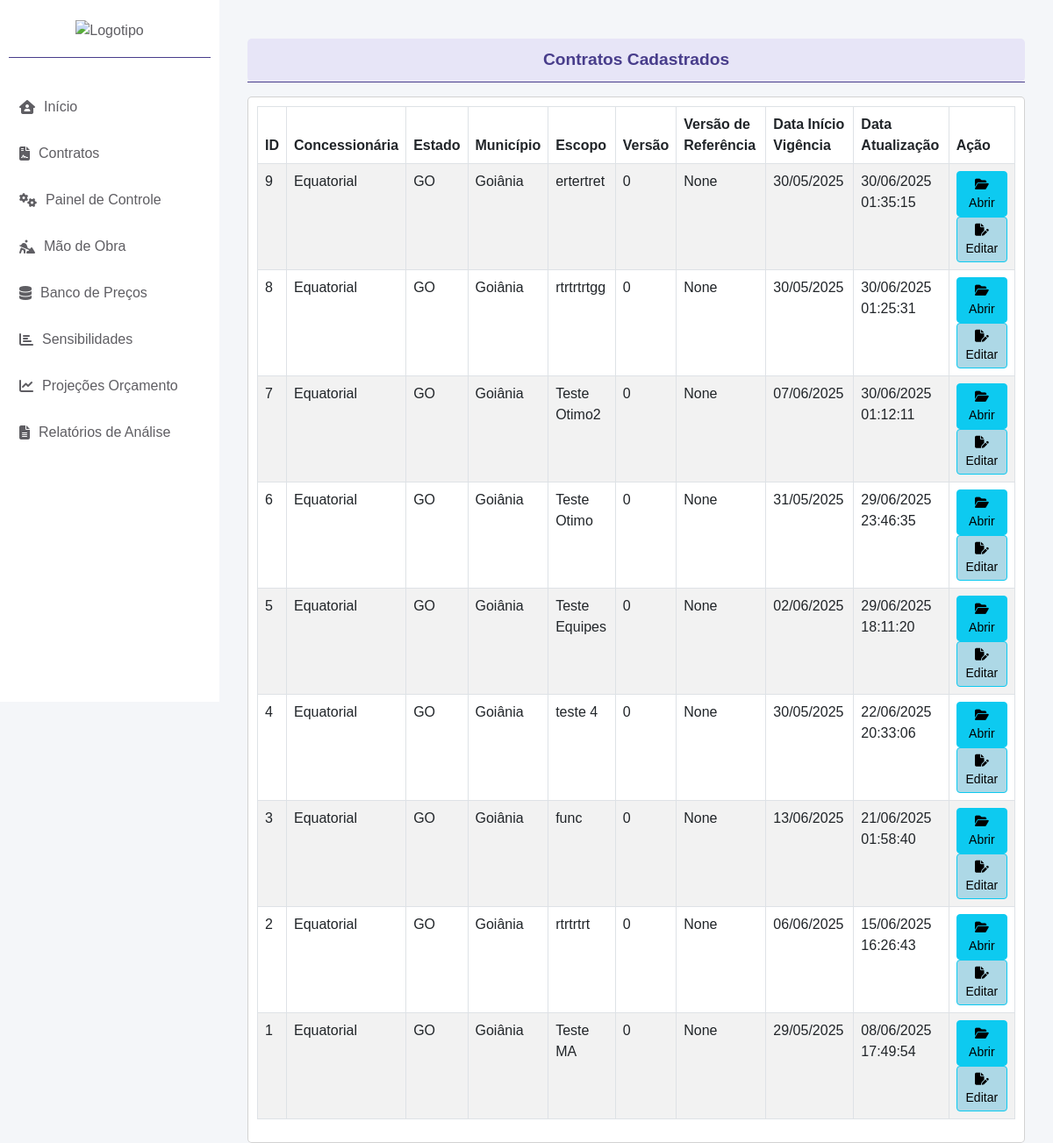
The app's page /cad_contrato/abrir/, older data.
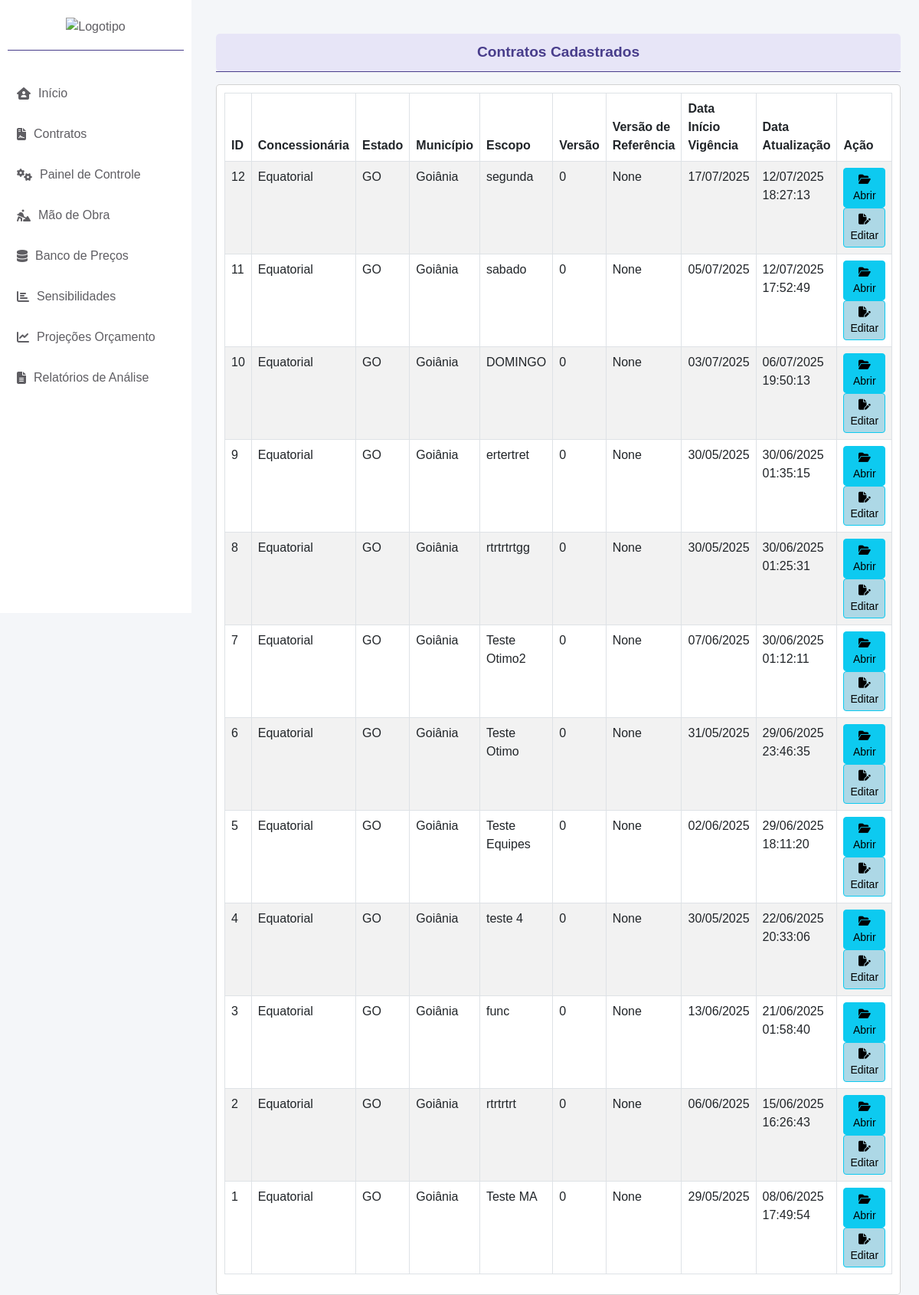
The same page, newer data.
### cad_contrato/models.py (models this page shows, shortened)
class CadastroContrato(models.Model):
    ESTADOS_CHOICES = [
        ('AC', 'Acre'),
        ('AL', 'Alagoas'),
        ('AP', 'Amapá'),
        ('AM', 'Amazonas'),
        ('BA', 'Bahia'),
        ('CE', 'Ceará'),
        ('DF', 'Distrito Federal'),
        ('ES', 'Espírito Santo'),
        ('GO', 'Goiás'),
        ('MA', 'Maranhão'),
        ('MT', 'Mato Grosso'),
        ('MS', 'Mato Grosso do Sul'),
        ('MG', 'Minas Gerais'),
        ('PA', 'Pará'),
        ('PB', 'Paraíba'),
        ('PR', 'Paraná'),
        ('PE', 'Pernambuco'),
        ('PI', 'Piauí'),
        ('RJ', 'Rio de Janeiro'),
        ('RN', 'Rio Grande do Norte'),
        ('RS', 'Rio Grande do Sul'),
        ('RO', 'Rondônia'),
        ('RR', 'Roraima'),
        ('SC', 'Santa Catarina'),
        ('SP', 'São Paulo'),
        ('SE', 'Sergipe'),
        ('TO', 'Tocantins'),
    ]
    STATUS_CHOICES = [
        ('EM_LICITACAO', 'Em Licitação'),
        ('EM_RENOVACAO', 'Em Renovação'),
        ('ATIVO', 'Ativo'),
        ('ENCERRADO', 'Encerrado'),
    ]
    contrato = models.AutoField(primary_key=True)
    concessionaria = models.CharField(max_length=100, default='Equatorial')
    estado = models.CharField(max_length=2, choices=ESTADOS_CHOICES, default='GO')
    municipio = models.CharField(max_length=100, default='Goiânia')
    escopo_contrato = models.CharField(max_length=255)
    inicio_vigencia_contrato = models.DateField(default='2025-01-01')
    fim_vigencia_contrato = models.DateField(default='2029-01-01')
    versao_base = models.ForeignKey('self', null=True, blank=True, on_delete=models.PROTECT, related_name='versoes')
    numero_versao = models.IntegerField(default=0)
    descricao_alteracao = models.TextField(blank=True)
    status_contrato = models.CharField(max_length=15, choices=STATUS_CHOICES, default='EM_LICITACAO', verbose_name="Status do Contrato")
    valor_inicial = models.DecimalField(max_digits=15, decimal_places=2, default=0.00, verbose_name="Valor Inicial do Contrato")
    created_at = models.DateTimeField(auto_now_add=True)
    updated_at = models.DateTimeField(auto_now=True)
    class Meta:
        ordering = ['-created_at']

### cad_contrato/views.py (the view)
# urls.py: path('abrir/', abrir_contratos, name='abrir_contratos'),
def abrir_contratos(request):
    contracts = CadastroContrato.objects.all()  # Substitua pelo modelo correto
    return render(request, 'abrir_contratos.html', {'contracts': contracts})

### app/context_processors.py (called while the page is built)
def contrato_context(request):
    contrato_id = request.session.get('contrato_id')
    contrato = None
    if contrato_id:
        try:
            contrato = CadastroContrato.objects.get(contrato=contrato_id)
        except CadastroContrato.DoesNotExist:
            pass
    return {'contrato': contrato}

### cad_contrato/templates/abrir_contratos.html (shortened to what this page needs)
{% extends 'base.html' %}
{% block content %}
<div class="container-fluid mt-4">
    <div class="small-header"> Contratos Cadastrados </div>
    <p class="text-center mt-0 font-weight-bold" style="font-size: 0.8rem; border-bottom: 1px solid #483D8B;"> </p>
    <div class="row mt-2">
        <div class="col-md-12">
            <div class="card">
                <div class="card-body">
                    <table class="table table-bordered table-striped">
                        <thead>
                            <tr>
                                <th>ID</th>
                                <th>Concessionária</th>
                                <th>Estado</th>
                                <th>Município</th>
                                <th>Escopo</th>
                                <th>Versão</th>
                                <th>Versão de Referência</th>
                                <th>Data Início Vigência</th>
                                <th>Data Atualização</th>
                                <th>Ação</th>
                            </tr>
                        </thead>
                        <tbody>
                            {% for contract in contracts %}
                                <tr>
                                    <td>{{ contract.contrato }}</td>
                                    <td>{{ contract.concessionaria }}</td>
                                    <td>{{ contract.estado }}</td>
                                    <td>{{ contract.municipio }}</td>
                                    <td>{{ contract.escopo_contrato }}</td>
                                    <td>{{ contract.numero_versao }}</td>
                                    <td>{{ contract.versao_base }}</td>
                                    <td>{{ contract.inicio_vigencia_contrato|date:"d/m/Y" }}</td>
                                    <td>{{ contract.updated_at|date:"d/m/Y H:i:s" }}</td>
                                    <td>
                                        <a href="{% url 'detalhes_contrato' contract.contrato %}" class="btn btn-info btn-sm">
                                            <i class="fas fa-folder-open"></i> Abrir
                                        </a>
                                        <a href="{% url 'menu_despesas' contract.contrato %}" class="btn btn-info btn-sm" style="background-color: #add8e6; color: black;"><i class="fa-solid fa-file-pen"></i> Editar</a>
                                    </td>
                                </tr>
                            {% endfor %}
                        </tbody>
                    </table>
                </div>
            </div>
        </div>
    </div>
</div>
{% endblock %}

### app/templates/base.html (shortened to what this page needs)
{% load static %}
<!DOCTYPE html>
<html lang="pt-br">
<head>
    <link href="https://cdn.jsdelivr.net/npm/bootstrap@5.3.0/dist/css/bootstrap.min.css" rel="stylesheet">
    <link rel="stylesheet" href="https://cdnjs.cloudflare.com/ajax/libs/font-awesome/6.4.2/css/all.min.css">
</head>
<body>
    <div class="wrapper">
        {% block sidebar %}
            {% include 'components/_sidebar.html' %}
        {% endblock %}
        <div class="content">
            <main>
                {% block content %}{% endblock %}
            </main>
        </div>
    </div>
</body>
</html>

### app/templates/components/_sidebar.html (shortened to what this page needs)
{% load static %}
   <div>
    <nav class="sidebar d-flex flex-column">
        <ul class="nav flex-column">
            <li class="nav-item text-center mb-3">
                <a href="{% url 'home' %}" class="nav-link p-0 d-flex justify-content-center align-items-center" style="height: 50px;">
                    <img src="{% static 'img/logotipo.png' %}" alt="Logotipo" class="img-fluid" style="max-height: 40px; width: auto;">
                </a>
                <p class="text-center mt-0 font-weight-bold" style="font-size: 0.8rem; border-bottom: 1px solid #483D8B;"> </p>
            </li>
            <li class="nav-item">
                <a href="{% url 'home' %}" class="nav-link"><i class="fa-solid fa-house-user"></i> Início</a>
            </li>
            <li class="nav-item">
                <a href="#" class="nav-link"><i class="fa-solid fa-file-contract"></i> Contratos</a>
            </li>
            <li class="nav-item">
                <a href="#" class="nav-link"><i class="fas fa-cogs"></i> Painel de Controle</a>
            </li>
            <li class="nav-item">
                <a href="#" class="nav-link"><i class="fa-solid fa-person-digging"></i> Mão de Obra</a>
            </li>
            <li class="nav-item">
                <a href="#" class="nav-link"><i class="fas fa-database"></i> Banco de Preços</a>
            </li>
            <li class="nav-item">
                <a href="#" class="nav-link"><i class="fas fa-chart-bar"></i> Sensibilidades</a>
            </li>
            <li class="nav-item">
                <a href="#" class="nav-link"><i class="fas fa-chart-line"></i> Projeções Orçamento</a>
            </li>
            <li class="nav-item">
                <a href="#" class="nav-link"><i class="fas fa-file-alt"></i> Relatórios de Análise</a>
            </li>
        </ul>
    </nav>
</div>

### cad_contrato/templates/abrir_contratos.html (style rules this page uses)
.card { border-radius: 5px; }
.small-header { background-color:rgb(231, 229, 247); color: #483D8B; text-align: center; padding: 10px; font-size: 1.2rem; font-weight: bold; border-radius: 5px; }

Row changes from the older to the newer data that the page shows:
added CadastroContrato: contrato "12", concessionaria "Equatorial", estado "GO", municipio "Goiânia", escopo_contrato "segunda", numero_versao "0", versao_base "None", inicio_vigencia_contrato "17/07/2025", updated_at "12/07/2025 18:27:13"
added CadastroContrato: contrato "11", concessionaria "Equatorial", estado "GO", municipio "Goiânia", escopo_contrato "sabado", numero_versao "0", versao_base "None", inicio_vigencia_contrato "05/07/2025", updated_at "12/07/2025 17:52:49"
added CadastroContrato: contrato "10", concessionaria "Equatorial", estado "GO", municipio "Goiânia", escopo_contrato "DOMINGO", numero_versao "0", versao_base "None", inicio_vigencia_contrato "03/07/2025", updated_at "06/07/2025 19:50:13"
